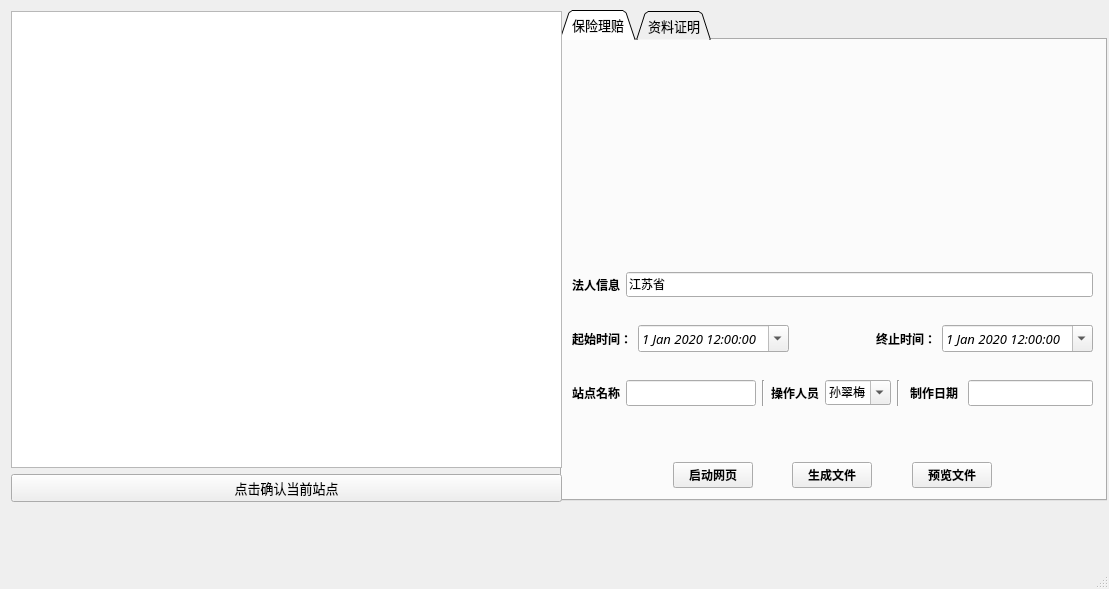
<?xml version="1.0" encoding="UTF-8"?>
<ui version="4.0">
 <class>mainWindow</class>
 <widget class="QMainWindow" name="mainWindow">
  <property name="geometry">
   <rect>
    <x>0</x>
    <y>0</y>
    <width>1109</width>
    <height>589</height>
   </rect>
  </property>
  <property name="contextMenuPolicy">
   <enum>Qt::NoContextMenu</enum>
  </property>
  <property name="windowTitle">
   <string>MainWindow</string>
  </property>
  <property name="statusTip">
   <string/>
  </property>
  <property name="toolButtonStyle">
   <enum>Qt::ToolButtonFollowStyle</enum>
  </property>
  <property name="animated">
   <bool>false</bool>
  </property>
  <property name="tabShape">
   <enum>QTabWidget::Rounded</enum>
  </property>
  <property name="dockNestingEnabled">
   <bool>false</bool>
  </property>
  <property name="unifiedTitleAndToolBarOnMac">
   <bool>false</bool>
  </property>
  <widget class="QWidget" name="centralwidget">
   <widget class="QWidget" name="layoutWidget">
    <property name="geometry">
     <rect>
      <x>0</x>
      <y>0</y>
      <width>2</width>
      <height>2</height>
     </rect>
    </property>
    <layout class="QHBoxLayout" name="horizontalLayout_6"/>
   </widget>
   <widget class="QWidget" name="layoutWidget">
    <property name="geometry">
     <rect>
      <x>0</x>
      <y>0</y>
      <width>2</width>
      <height>2</height>
     </rect>
    </property>
    <layout class="QHBoxLayout" name="horizontalLayout_7"/>
   </widget>
   <widget class="QTabWidget" name="tabWidget">
    <property name="geometry">
     <rect>
      <x>560</x>
      <y>10</y>
      <width>547</width>
      <height>491</height>
     </rect>
    </property>
    <property name="font">
     <font>
      <family>微软雅黑</family>
      <pointsize>10</pointsize>
      <weight>50</weight>
      <italic>false</italic>
      <bold>false</bold>
      <underline>false</underline>
      <strikeout>false</strikeout>
      <stylestrategy>PreferDefault</stylestrategy>
      <kerning>false</kerning>
     </font>
    </property>
    <property name="tabPosition">
     <enum>QTabWidget::North</enum>
    </property>
    <property name="tabShape">
     <enum>QTabWidget::Triangular</enum>
    </property>
    <property name="currentIndex">
     <number>0</number>
    </property>
    <property name="iconSize">
     <size>
      <width>12</width>
      <height>2</height>
     </size>
    </property>
    <property name="elideMode">
     <enum>Qt::ElideLeft</enum>
    </property>
    <property name="documentMode">
     <bool>false</bool>
    </property>
    <property name="tabsClosable">
     <bool>false</bool>
    </property>
    <property name="movable">
     <bool>false</bool>
    </property>
    <property name="tabBarAutoHide">
     <bool>false</bool>
    </property>
    <widget class="QWidget" name="tab">
     <attribute name="title">
      <string>保险理赔</string>
     </attribute>
     <widget class="QWidget" name="layoutWidget_2">
      <property name="geometry">
       <rect>
        <x>10</x>
        <y>210</y>
        <width>521</width>
        <height>181</height>
       </rect>
      </property>
      <layout class="QVBoxLayout" name="verticalLayout_2">
       <item>
        <layout class="QHBoxLayout" name="horizontalLayout_5">
         <item>
          <widget class="QLabel" name="label_4">
           <property name="font">
            <font>
             <family>等线</family>
             <pointsize>9</pointsize>
             <weight>75</weight>
             <bold>true</bold>
            </font>
           </property>
           <property name="text">
            <string>法人信息</string>
           </property>
          </widget>
         </item>
         <item>
          <widget class="QLineEdit" name="clientInfo_lineedit">
           <property name="font">
            <font>
             <family>幼圆</family>
             <pointsize>9</pointsize>
             <weight>50</weight>
             <italic>false</italic>
             <bold>false</bold>
             <underline>false</underline>
             <strikeout>false</strikeout>
             <stylestrategy>PreferDefault</stylestrategy>
             <kerning>false</kerning>
            </font>
           </property>
           <property name="autoFillBackground">
            <bool>true</bool>
           </property>
           <property name="inputMask">
            <string/>
           </property>
           <property name="text">
            <string>江苏省</string>
           </property>
           <property name="echoMode">
            <enum>QLineEdit::Normal</enum>
           </property>
           <property name="cursorMoveStyle">
            <enum>Qt::VisualMoveStyle</enum>
           </property>
          </widget>
         </item>
        </layout>
       </item>
       <item>
        <layout class="QHBoxLayout" name="horizontalLayout_8">
         <item>
          <layout class="QHBoxLayout" name="horizontalLayout_3">
           <item>
            <widget class="QLabel" name="label_5">
             <property name="font">
              <font>
               <family>等线</family>
               <pointsize>9</pointsize>
               <weight>75</weight>
               <bold>true</bold>
              </font>
             </property>
             <property name="text">
              <string>起始时间：</string>
             </property>
             <property name="textFormat">
              <enum>Qt::MarkdownText</enum>
             </property>
            </widget>
           </item>
           <item>
            <widget class="QDateTimeEdit" name="starttime">
             <property name="font">
              <font>
               <family>Calibri Light</family>
               <weight>50</weight>
               <italic>true</italic>
               <bold>false</bold>
              </font>
             </property>
             <property name="dateTime">
              <datetime>
               <hour>12</hour>
               <minute>0</minute>
               <second>0</second>
               <year>2020</year>
               <month>1</month>
               <day>1</day>
              </datetime>
             </property>
             <property name="minimumDateTime">
              <datetime>
               <hour>0</hour>
               <minute>0</minute>
               <second>0</second>
               <year>1930</year>
               <month>1</month>
               <day>1</day>
              </datetime>
             </property>
             <property name="calendarPopup">
              <bool>true</bool>
             </property>
            </widget>
           </item>
          </layout>
         </item>
         <item>
          <spacer name="horizontalSpacer">
           <property name="orientation">
            <enum>Qt::Horizontal</enum>
           </property>
           <property name="sizeHint" stdset="0">
            <size>
             <width>40</width>
             <height>20</height>
            </size>
           </property>
          </spacer>
         </item>
         <item>
          <layout class="QHBoxLayout" name="horizontalLayout_2">
           <item>
            <widget class="QLabel" name="label_3">
             <property name="font">
              <font>
               <family>等线</family>
               <pointsize>9</pointsize>
               <weight>75</weight>
               <bold>true</bold>
              </font>
             </property>
             <property name="text">
              <string>终止时间：</string>
             </property>
            </widget>
           </item>
           <item>
            <widget class="QDateTimeEdit" name="endtime">
             <property name="font">
              <font>
               <family>Calibri Light</family>
               <pointsize>10</pointsize>
               <weight>50</weight>
               <italic>true</italic>
               <bold>false</bold>
               <underline>false</underline>
               <strikeout>false</strikeout>
               <stylestrategy>PreferDefault</stylestrategy>
               <kerning>false</kerning>
              </font>
             </property>
             <property name="dateTime">
              <datetime>
               <hour>12</hour>
               <minute>0</minute>
               <second>0</second>
               <year>2020</year>
               <month>1</month>
               <day>1</day>
              </datetime>
             </property>
             <property name="minimumDateTime">
              <datetime>
               <hour>0</hour>
               <minute>0</minute>
               <second>0</second>
               <year>1930</year>
               <month>1</month>
               <day>1</day>
              </datetime>
             </property>
             <property name="calendarPopup">
              <bool>true</bool>
             </property>
            </widget>
           </item>
          </layout>
         </item>
        </layout>
       </item>
       <item>
        <layout class="QHBoxLayout" name="horizontalLayout_11">
         <item>
          <layout class="QHBoxLayout" name="horizontalLayout">
           <item>
            <widget class="QLabel" name="label">
             <property name="font">
              <font>
               <family>等线</family>
               <pointsize>9</pointsize>
               <weight>75</weight>
               <bold>true</bold>
              </font>
             </property>
             <property name="text">
              <string>站点名称</string>
             </property>
            </widget>
           </item>
           <item>
            <widget class="QLineEdit" name="station_lineEdit">
             <property name="font">
              <font>
               <family>幼圆</family>
               <pointsize>10</pointsize>
               <weight>50</weight>
               <italic>false</italic>
               <bold>false</bold>
               <underline>false</underline>
               <strikeout>false</strikeout>
               <stylestrategy>PreferDefault</stylestrategy>
               <kerning>false</kerning>
              </font>
             </property>
            </widget>
           </item>
          </layout>
         </item>
         <item>
          <layout class="QHBoxLayout" name="horizontalLayout_9">
           <item>
            <widget class="Line" name="line_2">
             <property name="orientation">
              <enum>Qt::Vertical</enum>
             </property>
            </widget>
           </item>
           <item>
            <widget class="QLabel" name="label_2">
             <property name="font">
              <font>
               <family>等线</family>
               <pointsize>9</pointsize>
               <weight>75</weight>
               <bold>true</bold>
              </font>
             </property>
             <property name="text">
              <string>操作人员</string>
             </property>
            </widget>
           </item>
           <item>
            <widget class="QComboBox" name="username">
             <property name="font">
              <font>
               <family>幼圆</family>
               <pointsize>9</pointsize>
               <weight>50</weight>
               <italic>false</italic>
               <bold>false</bold>
               <underline>false</underline>
               <strikeout>false</strikeout>
               <stylestrategy>PreferDefault</stylestrategy>
               <kerning>false</kerning>
              </font>
             </property>
             <property name="editable">
              <bool>true</bool>
             </property>
             <property name="sizeAdjustPolicy">
              <enum>QComboBox::AdjustToContentsOnFirstShow</enum>
             </property>
             <property name="duplicatesEnabled">
              <bool>true</bool>
             </property>
             <item>
              <property name="text">
               <string>孙翠梅</string>
              </property>
             </item>
             <item>
              <property name="text">
               <string>张孝龙</string>
              </property>
             </item>
             <item>
              <property name="text">
               <string>王燕</string>
              </property>
             </item>
             <item>
              <property name="text">
               <string>尹君</string>
              </property>
             </item>
             <item>
              <property name="text">
               <string>戴晨</string>
              </property>
             </item>
             <item>
              <property name="text">
               <string>吴昕悦</string>
              </property>
             </item>
             <item>
              <property name="text">
               <string/>
              </property>
             </item>
            </widget>
           </item>
          </layout>
         </item>
         <item>
          <layout class="QHBoxLayout" name="horizontalLayout_10">
           <property name="spacing">
            <number>10</number>
           </property>
           <item>
            <widget class="Line" name="line_3">
             <property name="orientation">
              <enum>Qt::Vertical</enum>
             </property>
            </widget>
           </item>
           <item>
            <widget class="QLabel" name="label_6">
             <property name="font">
              <font>
               <family>等线</family>
               <pointsize>9</pointsize>
               <weight>75</weight>
               <bold>true</bold>
              </font>
             </property>
             <property name="text">
              <string>制作日期</string>
             </property>
            </widget>
           </item>
           <item>
            <widget class="QLineEdit" name="makedate">
             <property name="enabled">
              <bool>true</bool>
             </property>
             <property name="font">
              <font>
               <family>幼圆</family>
               <pointsize>10</pointsize>
               <weight>50</weight>
               <italic>false</italic>
               <bold>false</bold>
               <underline>false</underline>
               <strikeout>false</strikeout>
               <stylestrategy>PreferDefault</stylestrategy>
               <kerning>false</kerning>
              </font>
             </property>
            </widget>
           </item>
          </layout>
         </item>
        </layout>
       </item>
      </layout>
     </widget>
     <widget class="QWidget" name="horizontalLayoutWidget_7">
      <property name="geometry">
       <rect>
        <x>10</x>
        <y>410</y>
        <width>521</width>
        <height>51</height>
       </rect>
      </property>
      <layout class="QHBoxLayout" name="horizontalLayout_12">
       <item>
        <spacer name="horizontalSpacer_9">
         <property name="orientation">
          <enum>Qt::Horizontal</enum>
         </property>
         <property name="sizeHint" stdset="0">
          <size>
           <width>40</width>
           <height>20</height>
          </size>
         </property>
        </spacer>
       </item>
       <item>
        <spacer name="horizontalSpacer_7">
         <property name="orientation">
          <enum>Qt::Horizontal</enum>
         </property>
         <property name="sizeHint" stdset="0">
          <size>
           <width>40</width>
           <height>20</height>
          </size>
         </property>
        </spacer>
       </item>
       <item>
        <spacer name="horizontalSpacer_11">
         <property name="orientation">
          <enum>Qt::Horizontal</enum>
         </property>
         <property name="sizeHint" stdset="0">
          <size>
           <width>40</width>
           <height>20</height>
          </size>
         </property>
        </spacer>
       </item>
       <item>
        <widget class="QPushButton" name="runpage_PB">
         <property name="font">
          <font>
           <family>等线</family>
           <pointsize>9</pointsize>
           <weight>75</weight>
           <bold>true</bold>
          </font>
         </property>
         <property name="cursor">
          <cursorShape>ArrowCursor</cursorShape>
         </property>
         <property name="autoFillBackground">
          <bool>true</bool>
         </property>
         <property name="text">
          <string>启动网页</string>
         </property>
        </widget>
       </item>
       <item>
        <spacer name="horizontalSpacer_5">
         <property name="orientation">
          <enum>Qt::Horizontal</enum>
         </property>
         <property name="sizeHint" stdset="0">
          <size>
           <width>40</width>
           <height>20</height>
          </size>
         </property>
        </spacer>
       </item>
       <item>
        <widget class="QPushButton" name="generate_PB">
         <property name="font">
          <font>
           <family>等线</family>
           <pointsize>9</pointsize>
           <weight>75</weight>
           <bold>true</bold>
          </font>
         </property>
         <property name="text">
          <string>生成文件</string>
         </property>
        </widget>
       </item>
       <item>
        <spacer name="horizontalSpacer_12">
         <property name="orientation">
          <enum>Qt::Horizontal</enum>
         </property>
         <property name="sizeHint" stdset="0">
          <size>
           <width>40</width>
           <height>20</height>
          </size>
         </property>
        </spacer>
       </item>
       <item>
        <widget class="QPushButton" name="preview_PB">
         <property name="font">
          <font>
           <family>等线</family>
           <pointsize>9</pointsize>
           <weight>75</weight>
           <bold>true</bold>
          </font>
         </property>
         <property name="text">
          <string>预览文件</string>
         </property>
        </widget>
       </item>
       <item>
        <spacer name="horizontalSpacer_10">
         <property name="orientation">
          <enum>Qt::Horizontal</enum>
         </property>
         <property name="sizeHint" stdset="0">
          <size>
           <width>40</width>
           <height>20</height>
          </size>
         </property>
        </spacer>
       </item>
       <item>
        <spacer name="horizontalSpacer_8">
         <property name="orientation">
          <enum>Qt::Horizontal</enum>
         </property>
         <property name="sizeHint" stdset="0">
          <size>
           <width>40</width>
           <height>20</height>
          </size>
         </property>
        </spacer>
       </item>
       <item>
        <spacer name="horizontalSpacer_6">
         <property name="orientation">
          <enum>Qt::Horizontal</enum>
         </property>
         <property name="sizeHint" stdset="0">
          <size>
           <width>40</width>
           <height>20</height>
          </size>
         </property>
        </spacer>
       </item>
      </layout>
     </widget>
    </widget>
    <widget class="QWidget" name="tab_2">
     <attribute name="title">
      <string>资料证明</string>
     </attribute>
    </widget>
   </widget>
   <widget class="QWidget" name="">
    <property name="geometry">
     <rect>
      <x>11</x>
      <y>11</y>
      <width>551</width>
      <height>491</height>
     </rect>
    </property>
    <layout class="QVBoxLayout" name="verticalLayout">
     <item>
      <widget class="QTextBrowser" name="textBrowser">
       <property name="html">
        <string>&lt;!DOCTYPE HTML PUBLIC &quot;-//W3C//DTD HTML 4.0//EN&quot; &quot;http://www.w3.org/TR/REC-html40/strict.dtd&quot;&gt;
&lt;html&gt;&lt;head&gt;&lt;meta name=&quot;qrichtext&quot; content=&quot;1&quot; /&gt;&lt;style type=&quot;text/css&quot;&gt;
p, li { white-space: pre-wrap; }
&lt;/style&gt;&lt;/head&gt;&lt;body style=&quot; font-family:'SimSun'; font-size:9pt; font-weight:400; font-style:normal;&quot;&gt;
&lt;p style=&quot;-qt-paragraph-type:empty; margin-top:0px; margin-bottom:0px; margin-left:0px; margin-right:0px; -qt-block-indent:0; text-indent:0px;&quot;&gt;&lt;br /&gt;&lt;/p&gt;&lt;/body&gt;&lt;/html&gt;</string>
       </property>
      </widget>
     </item>
     <item>
      <widget class="QPushButton" name="mapbutton">
       <property name="font">
        <font>
         <family>微软雅黑</family>
         <pointsize>10</pointsize>
         <weight>50</weight>
         <bold>false</bold>
         <stylestrategy>PreferAntialias</stylestrategy>
        </font>
       </property>
       <property name="text">
        <string>点击确认当前站点</string>
       </property>
       <property name="autoDefault">
        <bool>true</bool>
       </property>
       <property name="default">
        <bool>false</bool>
       </property>
       <property name="flat">
        <bool>false</bool>
       </property>
      </widget>
     </item>
    </layout>
   </widget>
  </widget>
  <widget class="QStatusBar" name="statusbar"/>
 </widget>
 <resources/>
 <connections/>
</ui>
